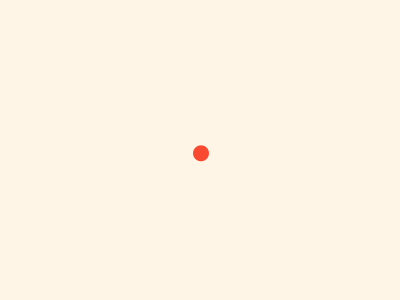
Frame 1 (no input)
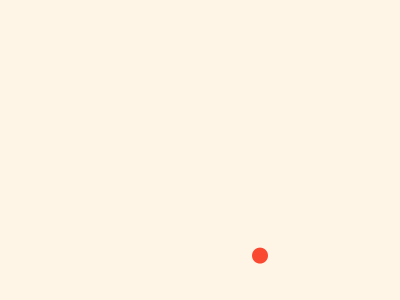
Frame 60 (the mouse pressed at the canvas centre just before this capture)
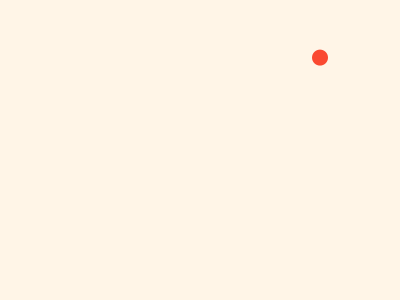
Frame 120 (the mouse held since frame 60 and released just before this capture)

The Processing sketch that drew these frames (run headless with seeded random() and noise(); from frame 60 on, the mouse is pressed at the canvas centre):

// Processing sketch: pvectors
// ── pvectors.pde
//Global Variables
Ball b;
float n = 1;
void setup() {
        size(400,300);
        pixelDensity(2);
        b = new Ball();

}

void draw() {
        background(#fff5e7);
        b.move();
        b.bounce();
        b.display();
        println(noise(n));
        n++;
}

// ── ball.pde
class Ball {
PVector location, velocity;

Ball(){
        location = new PVector(width/2,height/2);
        velocity = new PVector(1,3.3);
}
void move(){
        location.add(velocity);
}
void bounce(){
        if ((location.x > width) || (location.x < 0)) {
                velocity.x = velocity.x * -1;
        }

        if ((location.y > height) || (location.y < 0)) {
                velocity.y = velocity.y * -1;
        }
}

void display(){
        noStroke();
        fill(#fa4931);
        ellipse(location.x,location.y,16,16);
}
}
